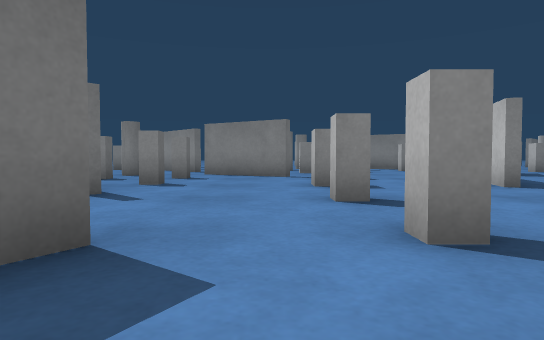
View 1 (above)

17 first-person views from a walk through a robot-simulator world made for Gazebo. The camera is 0.5 m above the floor, tilts 2° down and sees 75° across. The floor is counted in squares, 1 m on a side. Each view is taken from the middle of a square. On the plan, view 1 faces up. The plan holds only what a view shows up to about 9 squares ahead; the rest is blank. The place goes on beyond the plan.

View 2
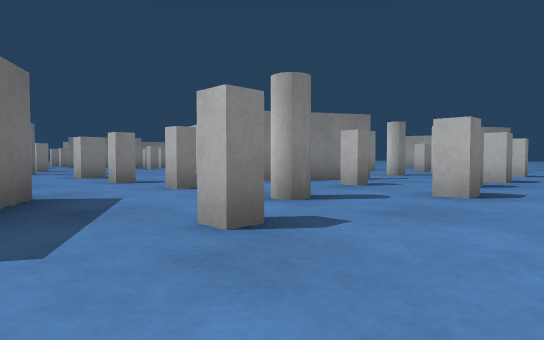

View 3
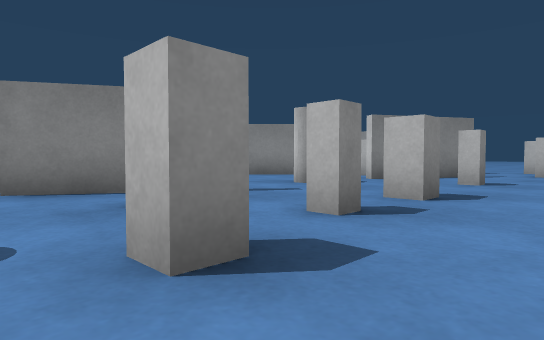

View 4
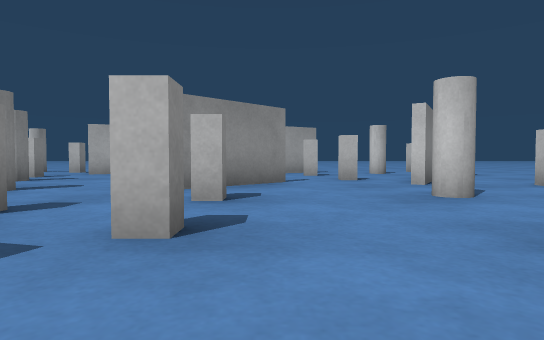

View 5
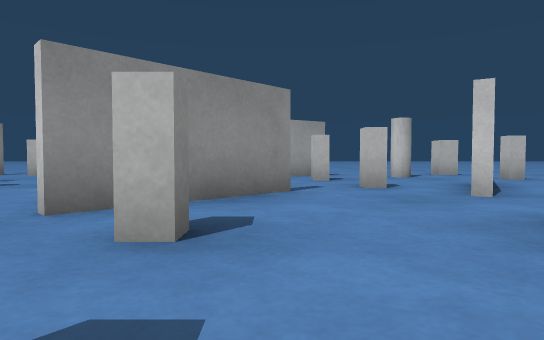

View 6
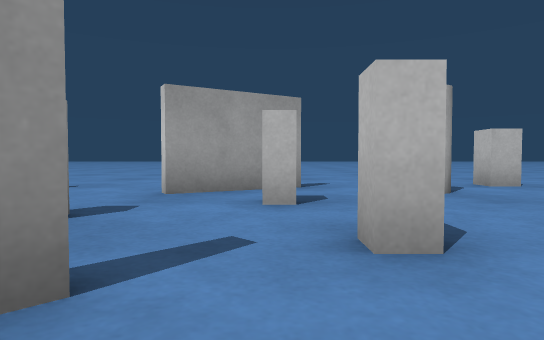

View 7
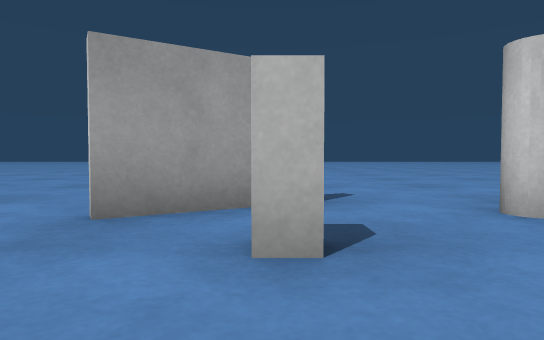

View 8
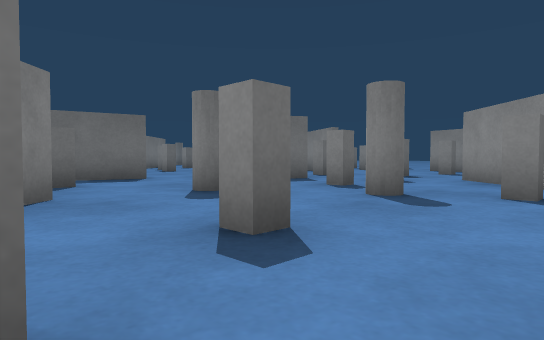

View 9
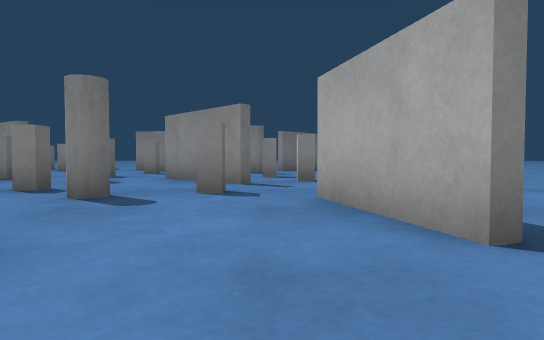

View 10
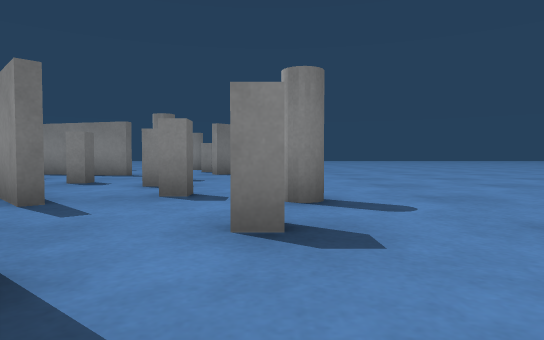

View 11
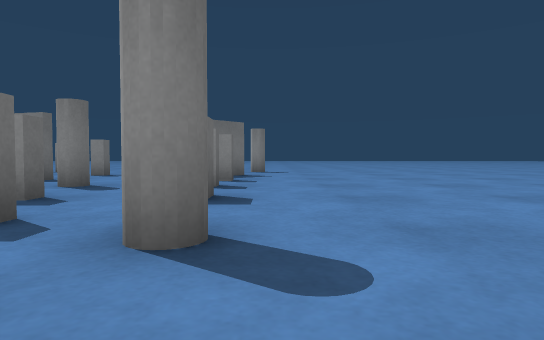

View 12
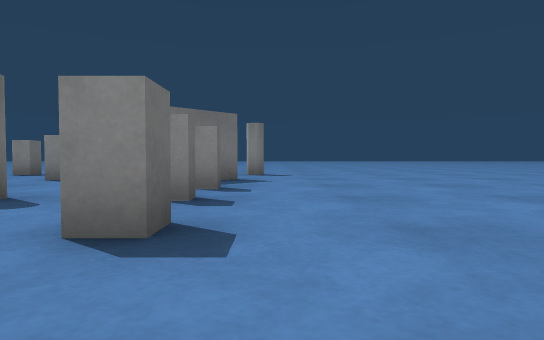

View 13
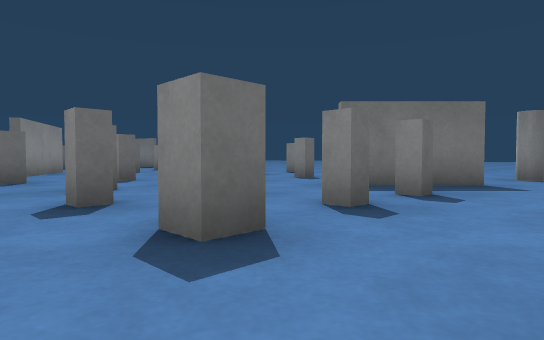

View 14
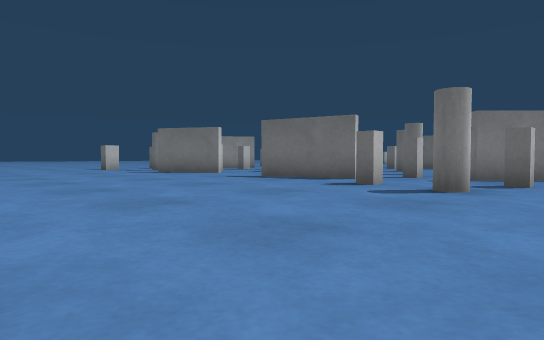

View 15
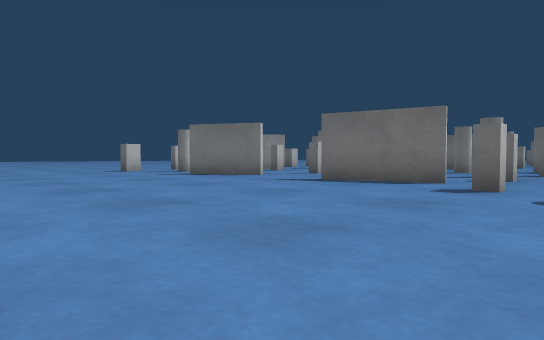

View 16
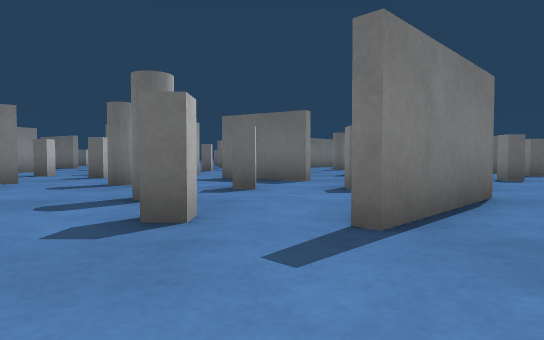

View 17
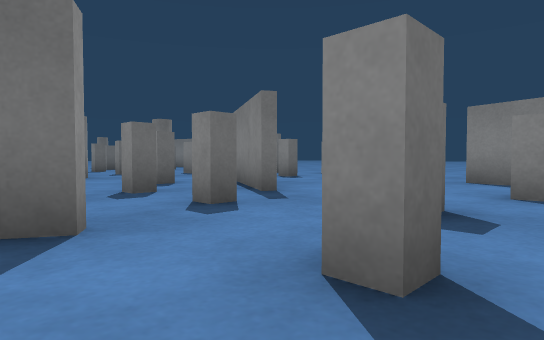

### Floor plan
Key: @ floor where view 1 was taken; # wall or solid block; x gap in a wall; . floor; B grey box; C grey cylinder.
Columns run from 4 left of view 1 to 21 right of it. Each row starts with its distance up from view 1.
 22                    .C
 21                    .......
 20                B.  #......
 19                ...# ......
 18             ####.. B......
 17         ..................
 16         ##.B.B..CC.B......
 15        ..##....B.........
 14      C..B....B.x.B.B......
 13        ..B.B...#..B.......
 12          ..x.B.##..C......
 11            #..............
 10            #.B.CB..B......
  9 ..B...   .........#.......
  8 B.....   #..C.....#.......
  7  .B.....# B....B..#......
  6   ...B..#...#............
  5  #.......B.B##..B........
  4   ...B.......##...#  ....
  3   ...............B #  ...
  2    #.B.###..C..B.........
  1    #....B#....##..C......
  0    .@C.........##........
 -1   ..B..B.BB..B.....B.....
 -2   ...............B.......
 -3   .........          ..

Where each view was taken, in squares from view 1:
view 1: 0 up, 0 right, facing up
view 2: 3 down, 2 left, facing up-right
view 3: 3 down, 2 right, facing up-right
view 4: 4 up, 3 right, facing right
view 5: 4 up, 5 right, facing right
view 6: 3 up, 9 right, facing right
view 7: 3 up, 11 right, facing right
view 8: 5 up, 13 right, facing up-left
view 9: 5 up, 13 right, facing up
view 10: 8 up, 15 right, facing up
view 11: 10 up, 16 right, facing up
view 12: 12 up, 16 right, facing up
view 13: 13 up, 17 right, facing up-left
view 14: 14 up, 21 right, facing down-left
view 15: 12 up, 21 right, facing down-left
view 16: 11 up, 15 right, facing left
view 17: 11 up, 10 right, facing up-left
